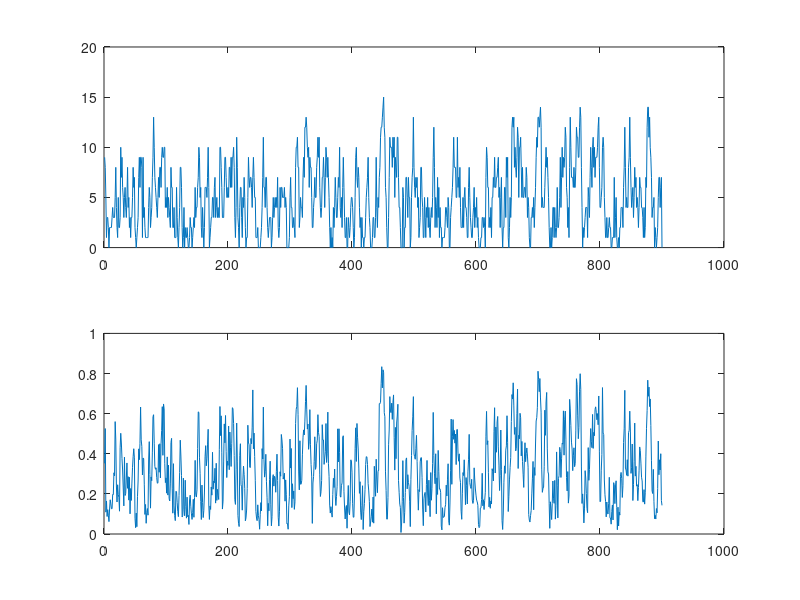

This figure's MATLAB source:
% Example 14.6
% Computational Statistics Handbook with MATLAB, 2nd Edition
% Wendy L. and Angel R. Martinez

% Set up preliminaries.
% Here we use k for the chain length, because n 
% is used for the number of trials in a binomial.
k = 1000;						% generate a chain of size 1000
m = 100; 						% burn-in will be 500
a = 2;					% chosen
b = 4;
x = zeros(1,k);
y = zeros(1,k);
n = 16;
% Pick a starting point.
x(1) = binornd(n,0.5,1,1);
y(1) = betarnd(x(1) + a, n - x(1) + b,1,1);
for i = 2:k
		x(i) = binornd(n,y(i-1),1,1);
		y(i) = betarnd(x(i)+a, n-x(i)+b, 1, 1);
end
% Get the marginal by evaluating the conditional.
% Use MATLAB's Statistics Toolbox.
% Find the P(X=x|Y's)
fhat = zeros(1,17);
for i = 1:17
		fhat(i) = mean(binopdf(i-1,n,y(500:k)));
end

MCx = x(m+1: k);
MCy = y(m+1: k);

figure(1)
subplot(211)
plot(MCx)
subplot(212)
plot(MCy)

% figure(2)
% subplot(121)
% 
% nn = length(MCx);




